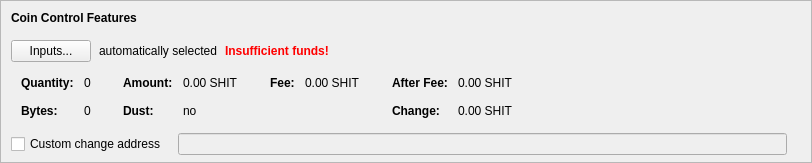
      <widget class="QFrame" name="frameCoinControl">
       <property name="sizePolicy">
        <sizepolicy hsizetype="Expanding" vsizetype="Fixed">
         <horstretch>0</horstretch>
         <verstretch>0</verstretch>
        </sizepolicy>
       </property>
       <property name="maximumSize">
        <size>
         <width>16777215</width>
         <height>16777215</height>
        </size>
       </property>
       <property name="frameShape">
        <enum>QFrame::StyledPanel</enum>
       </property>
       <property name="frameShadow">
        <enum>QFrame::Sunken</enum>
       </property>
       <layout class="QVBoxLayout" name="verticalLayoutCoinControl2">
        <property name="spacing">
         <number>0</number>
        </property>
        <property name="leftMargin">
         <number>0</number>
        </property>
        <property name="topMargin">
         <number>0</number>
        </property>
        <property name="rightMargin">
         <number>0</number>
        </property>
        <property name="bottomMargin">
         <number>6</number>
        </property>
        <item>
         <layout class="QVBoxLayout" name="verticalLayoutCoinControl" stretch="0,0,0,0,0">
          <property name="spacing">
           <number>0</number>
          </property>
          <property name="leftMargin">
           <number>10</number>
          </property>
          <property name="topMargin">
           <number>10</number>
          </property>
          <item>
           <layout class="QHBoxLayout" name="horizontalLayoutCoinControl1">
            <property name="bottomMargin">
             <number>15</number>
            </property>
            <item>
             <widget class="QLabel" name="labelCoinControlFeatures">
              <property name="sizePolicy">
               <sizepolicy hsizetype="Preferred" vsizetype="Maximum">
                <horstretch>0</horstretch>
                <verstretch>0</verstretch>
               </sizepolicy>
              </property>
              <property name="font">
               <font>
                <weight>75</weight>
                <bold>true</bold>
               </font>
              </property>
              <property name="styleSheet">
               <string notr="true">font-weight:bold;</string>
              </property>
              <property name="text">
               <string>Coin Control Features</string>
              </property>
             </widget>
            </item>
           </layout>
          </item>
          <item>
           <layout class="QHBoxLayout" name="horizontalLayoutCoinControl2" stretch="0,0,0,0">
            <property name="spacing">
             <number>8</number>
            </property>
            <property name="bottomMargin">
             <number>10</number>
            </property>
            <item>
             <widget class="QPushButton" name="pushButtonCoinControl">
              <property name="styleSheet">
               <string notr="true"/>
              </property>
              <property name="text">
               <string>Inputs...</string>
              </property>
              <property name="autoDefault">
               <bool>false</bool>
              </property>
             </widget>
            </item>
            <item>
             <widget class="QLabel" name="labelCoinControlAutomaticallySelected">
              <property name="text">
               <string>automatically selected</string>
              </property>
              <property name="margin">
               <number>5</number>
              </property>
             </widget>
            </item>
            <item>
             <widget class="QLabel" name="labelCoinControlInsuffFunds">
              <property name="font">
               <font>
                <weight>75</weight>
                <bold>true</bold>
               </font>
              </property>
              <property name="styleSheet">
               <string notr="true">color:red;font-weight:bold;</string>
              </property>
              <property name="text">
               <string>Insufficient funds!</string>
              </property>
              <property name="margin">
               <number>5</number>
              </property>
             </widget>
            </item>
            <item>
             <spacer name="horizontalSpacerCoinControl">
              <property name="orientation">
               <enum>Qt::Horizontal</enum>
              </property>
              <property name="sizeHint" stdset="0">
               <size>
                <width>40</width>
                <height>1</height>
               </size>
              </property>
             </spacer>
            </item>
           </layout>
          </item>
          <item>
           <widget class="QWidget" name="widgetCoinControl" native="true">
            <property name="sizePolicy">
             <sizepolicy hsizetype="Preferred" vsizetype="Preferred">
              <horstretch>0</horstretch>
              <verstretch>0</verstretch>
             </sizepolicy>
            </property>
            <property name="minimumSize">
             <size>
              <width>0</width>
              <height>0</height>
             </size>
            </property>
            <property name="styleSheet">
             <string notr="true"/>
            </property>
            <layout class="QHBoxLayout" name="horizontalLayoutCoinControl5">
             <property name="leftMargin">
              <number>0</number>
             </property>
             <property name="topMargin">
              <number>0</number>
             </property>
             <property name="rightMargin">
              <number>0</number>
             </property>
             <property name="bottomMargin">
              <number>0</number>
             </property>
             <item>
              <layout class="QHBoxLayout" name="horizontalLayoutCoinControl3" stretch="0,0,0,1">
               <property name="spacing">
                <number>20</number>
               </property>
               <property name="topMargin">
                <number>0</number>
               </property>
               <property name="bottomMargin">
                <number>10</number>
               </property>
               <item>
                <layout class="QFormLayout" name="formLayoutCoinControl1">
                 <property name="horizontalSpacing">
                  <number>10</number>
                 </property>
                 <property name="verticalSpacing">
                  <number>14</number>
                 </property>
                 <property name="leftMargin">
                  <number>10</number>
                 </property>
                 <property name="topMargin">
                  <number>4</number>
                 </property>
                 <property name="rightMargin">
                  <number>6</number>
                 </property>
                 <item row="0" column="0">
                  <widget class="QLabel" name="labelCoinControlQuantityText">
                   <property name="font">
                    <font>
                     <weight>75</weight>
                     <bold>true</bold>
                    </font>
                   </property>
                   <property name="text">
                    <string>Quantity:</string>
                   </property>
                   <property name="margin">
                    <number>0</number>
                   </property>
                  </widget>
                 </item>
                 <item row="0" column="1">
                  <widget class="QLabel" name="labelCoinControlQuantity">
                   <property name="cursor">
                    <cursorShape>IBeamCursor</cursorShape>
                   </property>
                   <property name="contextMenuPolicy">
                    <enum>Qt::ActionsContextMenu</enum>
                   </property>
                   <property name="text">
                    <string notr="true">0</string>
                   </property>
                   <property name="margin">
                    <number>0</number>
                   </property>
                   <property name="textInteractionFlags">
                    <set>Qt::LinksAccessibleByMouse|Qt::TextSelectableByKeyboard|Qt::TextSelectableByMouse</set>
                   </property>
                  </widget>
                 </item>
                 <item row="1" column="0">
                  <widget class="QLabel" name="labelCoinControlBytesText">
                   <property name="font">
                    <font>
                     <weight>75</weight>
                     <bold>true</bold>
                    </font>
                   </property>
                   <property name="text">
                    <string>Bytes:</string>
                   </property>
                  </widget>
                 </item>
                 <item row="1" column="1">
                  <widget class="QLabel" name="labelCoinControlBytes">
                   <property name="cursor">
                    <cursorShape>IBeamCursor</cursorShape>
                   </property>
                   <property name="contextMenuPolicy">
                    <enum>Qt::ActionsContextMenu</enum>
                   </property>
                   <property name="text">
                    <string notr="true">0</string>
                   </property>
                   <property name="textInteractionFlags">
                    <set>Qt::LinksAccessibleByMouse|Qt::TextSelectableByKeyboard|Qt::TextSelectableByMouse</set>
                   </property>
                  </widget>
                 </item>
                </layout>
               </item>
               <item>
                <layout class="QFormLayout" name="formLayoutCoinControl2">
                 <property name="horizontalSpacing">
                  <number>10</number>
                 </property>
                 <property name="verticalSpacing">
                  <number>14</number>
                 </property>
                 <property name="leftMargin">
                  <number>6</number>
                 </property>
                 <property name="topMargin">
                  <number>4</number>
                 </property>
                 <property name="rightMargin">
                  <number>6</number>
                 </property>
                 <item row="0" column="0">
                  <widget class="QLabel" name="labelCoinControlAmountText">
                   <property name="font">
                    <font>
                     <weight>75</weight>
                     <bold>true</bold>
                    </font>
                   </property>
                   <property name="text">
                    <string>Amount:</string>
                   </property>
                   <property name="margin">
                    <number>0</number>
                   </property>
                  </widget>
                 </item>
                 <item row="0" column="1">
                  <widget class="QLabel" name="labelCoinControlAmount">
                   <property name="cursor">
                    <cursorShape>IBeamCursor</cursorShape>
                   </property>
                   <property name="contextMenuPolicy">
                    <enum>Qt::ActionsContextMenu</enum>
                   </property>
                   <property name="text">
                    <string notr="true">0.00 SHIT</string>
                   </property>
                   <property name="textInteractionFlags">
                    <set>Qt::LinksAccessibleByMouse|Qt::TextSelectableByKeyboard|Qt::TextSelectableByMouse</set>
                   </property>
                  </widget>
                 </item>
                 <item row="1" column="0">
                  <widget class="QLabel" name="labelCoinControlLowOutputText">
                   <property name="font">
                    <font>
                     <weight>75</weight>
                     <bold>true</bold>
                    </font>
                   </property>
                   <property name="text">
                    <string>Dust:</string>
                   </property>
                  </widget>
                 </item>
                 <item row="1" column="1">
                  <widget class="QLabel" name="labelCoinControlLowOutput">
                   <property name="cursor">
                    <cursorShape>IBeamCursor</cursorShape>
                   </property>
                   <property name="contextMenuPolicy">
                    <enum>Qt::ActionsContextMenu</enum>
                   </property>
                   <property name="text">
                    <string notr="true">no</string>
                   </property>
                   <property name="textInteractionFlags">
                    <set>Qt::LinksAccessibleByMouse|Qt::TextSelectableByKeyboard|Qt::TextSelectableByMouse</set>
                   </property>
                  </widget>
                 </item>
                </layout>
               </item>
               <item>
                <layout class="QFormLayout" name="formLayoutCoinControl3">
                 <property name="horizontalSpacing">
                  <number>10</number>
                 </property>
                 <property name="verticalSpacing">
                  <number>14</number>
                 </property>
                 <property name="leftMargin">
                  <number>6</number>
                 </property>
                 <property name="topMargin">
                  <number>4</number>
                 </property>
                 <property name="rightMargin">
                  <number>6</number>
                 </property>
                 <item row="0" column="0">
                  <widget class="QLabel" name="labelCoinControlFeeText">
                   <property name="font">
                    <font>
                     <weight>75</weight>
                     <bold>true</bold>
                    </font>
                   </property>
                   <property name="text">
                    <string>Fee:</string>
                   </property>
                   <property name="margin">
                    <number>0</number>
                   </property>
                  </widget>
                 </item>
                 <item row="0" column="1">
                  <widget class="QLabel" name="labelCoinControlFee">
                   <property name="cursor">
                    <cursorShape>IBeamCursor</cursorShape>
                   </property>
                   <property name="contextMenuPolicy">
                    <enum>Qt::ActionsContextMenu</enum>
                   </property>
                   <property name="text">
                    <string notr="true">0.00 SHIT</string>
                   </property>
                   <property name="textInteractionFlags">
                    <set>Qt::LinksAccessibleByMouse|Qt::TextSelectableByKeyboard|Qt::TextSelectableByMouse</set>
                   </property>
                  </widget>
                 </item>
                </layout>
               </item>
               <item>
                <layout class="QFormLayout" name="formLayoutCoinControl4">
                 <property name="horizontalSpacing">
                  <number>10</number>
                 </property>
                 <property name="verticalSpacing">
                  <number>14</number>
                 </property>
                 <property name="leftMargin">
                  <number>6</number>
                 </property>
                 <property name="topMargin">
                  <number>4</number>
                 </property>
                 <property name="rightMargin">
                  <number>6</number>
                 </property>
                 <item row="0" column="0">
                  <widget class="QLabel" name="labelCoinControlAfterFeeText">
                   <property name="font">
                    <font>
                     <weight>75</weight>
                     <bold>true</bold>
                    </font>
                   </property>
                   <property name="text">
                    <string>After Fee:</string>
                   </property>
                   <property name="margin">
                    <number>0</number>
                   </property>
                  </widget>
                 </item>
                 <item row="0" column="1">
                  <widget class="QLabel" name="labelCoinControlAfterFee">
                   <property name="cursor">
                    <cursorShape>IBeamCursor</cursorShape>
                   </property>
                   <property name="contextMenuPolicy">
                    <enum>Qt::ActionsContextMenu</enum>
                   </property>
                   <property name="text">
                    <string notr="true">0.00 SHIT</string>
                   </property>
                   <property name="textInteractionFlags">
                    <set>Qt::LinksAccessibleByMouse|Qt::TextSelectableByKeyboard|Qt::TextSelectableByMouse</set>
                   </property>
                  </widget>
                 </item>
                 <item row="1" column="0">
                  <widget class="QLabel" name="labelCoinControlChangeText">
                   <property name="font">
                    <font>
                     <weight>75</weight>
                     <bold>true</bold>
                    </font>
                   </property>
                   <property name="text">
                    <string>Change:</string>
                   </property>
                  </widget>
                 </item>
                 <item row="1" column="1">
                  <widget class="QLabel" name="labelCoinControlChange">
                   <property name="cursor">
                    <cursorShape>IBeamCursor</cursorShape>
                   </property>
                   <property name="contextMenuPolicy">
                    <enum>Qt::ActionsContextMenu</enum>
                   </property>
                   <property name="text">
                    <string notr="true">0.00 SHIT</string>
                   </property>
                   <property name="textInteractionFlags">
                    <set>Qt::LinksAccessibleByMouse|Qt::TextSelectableByKeyboard|Qt::TextSelectableByMouse</set>
                   </property>
                  </widget>
                 </item>
                </layout>
               </item>
              </layout>
             </item>
            </layout>
           </widget>
          </item>
          <item>
           <layout class="QHBoxLayout" name="horizontalLayoutCoinControl4" stretch="0,0,0">
            <property name="spacing">
             <number>12</number>
            </property>
            <property name="sizeConstraint">
             <enum>QLayout::SetDefaultConstraint</enum>
            </property>
            <property name="topMargin">
             <number>5</number>
            </property>
            <property name="rightMargin">
             <number>5</number>
            </property>
            <item>
             <widget class="QCheckBox" name="checkBoxCoinControlChange">
              <property name="toolTip">
               <string>If this is activated, but the change address is empty or invalid, change will be sent to a newly generated address.</string>
              </property>
              <property name="text">
               <string>Custom change address</string>
              </property>
             </widget>
            </item>
            <item>
             <widget class="QValidatedLineEdit" name="lineEditCoinControlChange">
              <property name="enabled">
               <bool>false</bool>
              </property>
              <property name="sizePolicy">
               <sizepolicy hsizetype="Expanding" vsizetype="Fixed">
                <horstretch>0</horstretch>
                <verstretch>0</verstretch>
               </sizepolicy>
              </property>
             </widget>
            </item>
            <item>
             <widget class="QLabel" name="labelCoinControlChangeLabel">
              <property name="sizePolicy">
               <sizepolicy hsizetype="Preferred" vsizetype="Expanding">
                <horstretch>0</horstretch>
                <verstretch>0</verstretch>
               </sizepolicy>
              </property>
              <property name="minimumSize">
               <size>
                <width>0</width>
                <height>0</height>
               </size>
              </property>
              <property name="text">
               <string/>
              </property>
              <property name="margin">
               <number>3</number>
              </property>
             </widget>
            </item>
           </layout>
          </item>
          <item>
           <spacer name="verticalSpacerCoinControl">
            <property name="orientation">
             <enum>Qt::Vertical</enum>
            </property>
            <property name="sizeHint" stdset="0">
             <size>
              <width>800</width>
              <height>1</height>
             </size>
            </property>
           </spacer>
          </item>
         </layout>
        </item>
       </layout>
      </widget>
